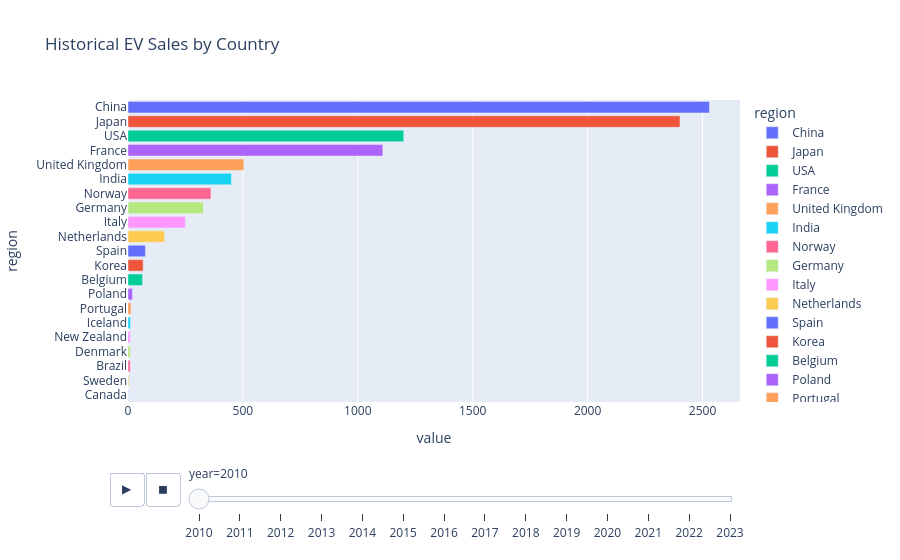

This figure's notebook cell:
### Markdown cell above
# EV sales for each country

### Code cell
import plotly.express as px

# df = pd.read_csv('IEA Global EV Data 2024.csv')
df = df[(df['parameter'] == 'EV sales') & (df['category'] == 'Historical')]
df = df[~df['region'].isin(['World', 'Europe', 'EU27', 'Rest of the world'])]
df = df.groupby(['region', 'year'])['value'].sum().reset_index()
df = df.sort_values(['year', 'value'], ascending=[True, False])

fig = px.bar(df, x='value', y='region', color='region',
             animation_frame='year', animation_group='region',
             orientation='h', title='Historical EV Sales by Country')
fig.update_layout(yaxis={'categoryorder': 'total ascending'})
fig.show()

### Figure 1 — Plotly figure (JSON) as saved in the notebook; plotly's stock layout.template omitted (floating-point values rounded to 4 significant figures)
{"data": [{"hovertemplate": "region=%{y}<br>year=2010<br>value=%{x}<extra></extra>", "ids": ["China"], "legendgroup": "China", "marker": {"color": "#636efa", "pattern": {"shape": ""}}, "name": "China", "orientation": "h", "showlegend": true, "textposition": "auto", "type": "bar", "x": [2530.0], "xaxis": "x", "y": ["China"], "yaxis": "y"}, {"hovertemplate": "region=%{y}<br>year=2010<br>value=%{x}<extra></extra>", "ids": ["Japan"], "legendgroup": "Japan", "marker": {"color": "#EF553B", "pattern": {"shape": ""}}, "name": "Japan", "orientation": "h", "showlegend": true, "textposition": "auto", "type": "bar", "x": [2402.0], "xaxis": "x", "y": ["Japan"], "yaxis": "y"}, {"hovertemplate": "region=%{y}<br>year=2010<br>value=%{x}<extra></extra>", "ids": ["USA"], "legendgroup": "USA", "marker": {"color": "#00cc96", "pattern": {"shape": ""}}, "name": "USA", "orientation": "h", "showlegend": true, "textposition": "auto", "type": "bar", "x": [1200.0], "xaxis": "x", "y": ["USA"], "yaxis": "y"}, {"hovertemplate": "region=%{y}<br>year=2010<br>value=%{x}<extra></extra>", "ids": ["France"], "legendgroup": "France", "marker": {"color": "#ab63fa", "pattern": {"shape": ""}}, "name": "France", "orientation": "h", "showlegend": true, "textposition": "auto", "type": "bar", "x": [1109.0], "xaxis": "x", "y": ["France"], "yaxis": "y"}, {"hovertemplate": "region=%{y}<br>year=2010<br>value=%{x}<extra></extra>", "ids": ["United Kingdom"], "legendgroup": "United Kingdom", "marker": {"color": "#FFA15A", "pattern": {"shape": ""}}, "name": "United Kingdom", "orientation": "h", "showlegend": true, "textposition": "auto", "type": "bar", "x": [504.0], "xaxis": "x", "y": ["United Kingdom"], "yaxis": "y"}, {"hovertemplate": "region=%{y}<br>year=2010<br>value=%{x}<extra></extra>", "ids": ["India"], "legendgroup": "India", "marker": {"color": "#19d3f3", "pattern": {"shape": ""}}, "name": "India", "orientation": "h", "showlegend": true, "textposition": "auto", "type": "bar", "x": [450.0], "xaxis": "x", "y": ["India"], "yaxis": "y"}, {"hovertemplate": "region=%{y}<br>year=2010<br>value=%{x}<extra></extra>", "ids": ["Norway"], "legendgroup": "Norway", "marker": {"color": "#FF6692", "pattern": {"shape": ""}}, "name": "Norway", "orientation": "h", "showlegend": true, "textposition": "auto", "type": "bar", "x": [361.0], "xaxis": "x", "y": ["Norway"], "yaxis": "y"}, {"hovertemplate": "region=%{y}<br>year=2010<br>value=%{x}<extra></extra>", "ids": ["Germany"], "legendgroup": "Germany", "marker": {"color": "#B6E880", "pattern": {"shape": ""}}, "name": "Germany", "orientation": "h", "showlegend": true, "textposition": "auto", "type": "bar", "x": [328.0], "xaxis": "x", "y": ["Germany"], "yaxis": "y"}, {"hovertemplate": "region=%{y}<br>year=2010<br>value=%{x}<extra></extra>", "ids": ["Italy"], "legendgroup": "Italy", "marker": {"color": "#FF97FF", "pattern": {"shape": ""}}, "name": "Italy", "orientation": "h", "showlegend": true, "textposition": "auto", "type": "bar", "x": [250.0], "xaxis": "x", "y": ["Italy"], "yaxis": "y"}, {"hovertemplate": "region=%{y}<br>year=2010<br>value=%{x}<extra></extra>", "ids": ["Netherlands"], "legendgroup": "Netherlands", "marker": {"color": "#FECB52", "pattern": {"shape": ""}}, "name": "Netherlands", "orientation": "h", "showlegend": true, "textposition": "auto", "type": "bar", "x": [159.0], "xaxis": "x", "y": ["Netherlands"], "yaxis": "y"}, {"hovertemplate": "region=%{y}<br>year=2010<br>value=%{x}<extra></extra>", "ids": ["Spain"], "legendgroup": "Spain", "marker": {"color": "#636efa", "pattern": {"shape": ""}}, "name": "Spain", "orientation": "h", "showlegend": true, "textposition": "auto", "type": "bar", "x": [76.0], "xaxis": "x", "y": ["Spain"], "yaxis": "y"}, {"hovertemplate": "region=%{y}<br>year=2010<br>value=%{x}<extra></extra>", "ids": ["Korea"], "legendgroup": "Korea", "marker": {"color": "#EF553B", "pattern": {"shape": ""}}, "name": "Korea", "orientation": "h", "showlegend": true, "textposition": "auto", "type": "bar", "x": [66.0], "xaxis": "x", "y": ["Korea"], "yaxis": "y"}, {"hovertemplate": "region=%{y}<br>year=2010<br>value=%{x}<extra></extra>", "ids": ["Belgium"], "legendgroup": "Belgium", "marker": {"color": "#00cc96", "pattern": {"shape": ""}}, "name": "Belgium", "orientation": "h", "showlegend": true, "textposition": "auto", "type": "bar", "x": [63.0], "xaxis": "x", "y": ["Belgium"], "yaxis": "y"}, {"hovertemplate": "region=%{y}<br>year=2010<br>value=%{x}<extra></extra>", "ids": ["Poland"], "legendgroup": "Poland", "marker": {"color": "#ab63fa", "pattern": {"shape": ""}}, "name": "Poland", "orientation": "h", "showlegend": true, "textposition": "auto", "type": "bar", "x": [19.0], "xaxis": "x", "y": ["Poland"], "yaxis": "y"}, {"hovertemplate": "region=%{y}<br>year=2010<br>value=%{x}<extra></extra>", "ids": ["Portugal"], "legendgroup": "Portugal", "marker": {"color": "#FFA15A", "pattern": {"shape": ""}}, "name": "Portugal", "orientation": "h", "showlegend": true, "textposition": "auto", "type": "bar", "x": [13.0], "xaxis": "x", "y": ["Portugal"], "yaxis": "y"}, {"hovertemplate": "region=%{y}<br>year=2010<br>value=%{x}<extra></extra>", "ids": ["Iceland"], "legendgroup": "Iceland", "marker": {"color": "#19d3f3", "pattern": {"shape": ""}}, "name": "Iceland", "orientation": "h", "showlegend": true, "textposition": "auto", "type": "bar", "x": [11.0], "xaxis": "x", "y": ["Iceland"], "yaxis": "y"}, {"hovertemplate": "region=%{y}<br>year=2010<br>value=%{x}<extra></extra>", "ids": ["Brazil"], "legendgroup": "Brazil", "marker": {"color": "#FF6692", "pattern": {"shape": ""}}, "name": "Brazil", "orientation": "h", "showlegend": true, "textposition": "auto", "type": "bar", "x": [10.0], "xaxis": "x", "y": ["Brazil"], "yaxis": "y"}, {"hovertemplate": "region=%{y}<br>year=2010<br>value=%{x}<extra></extra>", "ids": ["Denmark"], "legendgroup": "Denmark", "marker": {"color": "#B6E880", "pattern": {"shape": ""}}, "name": "Denmark", "orientation": "h", "showlegend": true, "textposition": "auto", "type": "bar", "x": [10.0], "xaxis": "x", "y": ["Denmark"], "yaxis": "y"}, {"hovertemplate": "region=%{y}<br>year=2010<br>value=%{x}<extra></extra>", "ids": ["New Zealand"], "legendgroup": "New Zealand", "marker": {"color": "#FF97FF", "pattern": {"shape": ""}}, "name": "New Zealand", "orientation": "h", "showlegend": true, "textposition": "auto", "type": "bar", "x": [10.0], "xaxis": "x", "y": ["New Zealand"], "yaxis": "y"}, {"hovertemplate": "region=%{y}<br>year=2010<br>value=%{x}<extra></extra>", "ids": ["Sweden"], "legendgroup": "Sweden", "marker": {"color": "#FECB52", "pattern": {"shape": ""}}, "name": "Sweden", "orientation": "h", "showlegend": true, "textposition": "auto", "type": "bar", "x": [4.0], "xaxis": "x", "y": ["Sweden"], "yaxis": "y"}, {"hovertemplate": "region=%{y}<br>year=2010<br>value=%{x}<extra></extra>", "ids": ["Canada"], "legendgroup": "Canada", "marker": {"color": "#636efa", "pattern": {"shape": ""}}, "name": "Canada", "orientation": "h", "showlegend": true, "textposition": "auto", "type": "bar", "x": [1.0], "xaxis": "x", "y": ["Canada"], "yaxis": "y"}], "layout": {"barmode": "relative", "legend": {"title": {"text": "region"}, "tracegroupgap": 0}, "sliders": [{"active": 0, "currentvalue": {"prefix": "year="}, "len": 0.9, "pad": {"b": 10, "t": 60}, "steps": [{"args": [["2010"], {"frame": {"duration": 0, "redraw": true}, "fromcurrent": true, "mode": "immediate", "transition": {"duration": 0, "easing": "linear"}}], "label": "2010", "method": "animate"}, {"args": [["2011"], {"frame": {"duration": 0, "redraw": true}, "fromcurrent": true, "mode": "immediate", "transition": {"duration": 0, "easing": "linear"}}], "label": "2011", "method": "animate"}, {"args": [["2012"], {"frame": {"duration": 0, "redraw": true}, "fromcurrent": true, "mode": "immediate", "transition": {"duration": 0, "easing": "linear"}}], "label": "2012", "method": "animate"}, {"args": [["2013"], {"frame": {"duration": 0, "redraw": true}, "fromcurrent": true, "mode": "immediate", "transition": {"duration": 0, "easing": "linear"}}], "label": "2013", "method": "animate"}, {"args": [["2014"], {"frame": {"duration": 0, "redraw": true}, "fromcurrent": true, "mode": "immediate", "transition": {"duration": 0, "easing": "linear"}}], "label": "2014", "method": "animate"}, {"args": [["2015"], {"frame": {"duration": 0, "redraw": true}, "fromcurrent": true, "mode": "immediate", "transition": {"duration": 0, "easing": "linear"}}], "label": "2015", "method": "animate"}, {"args": [["2016"], {"frame": {"duration": 0, "redraw": true}, "fromcurrent": true, "mode": "immediate", "transition": {"duration": 0, "easing": "linear"}}], "label": "2016", "method": "animate"}, {"args": [["2017"], {"frame": {"duration": 0, "redraw": true}, "fromcurrent": true, "mode": "immediate", "transition": {"duration": 0, "easing": "linear"}}], "label": "2017", "method": "animate"}, {"args": [["2018"], {"frame": {"duration": 0, "redraw": true}, "fromcurrent": true, "mode": "immediate", "transition": {"duration": 0, "easing": "linear"}}], "label": "2018", "method": "animate"}, {"args": [["2019"], {"frame": {"duration": 0, "redraw": true}, "fromcurrent": true, "mode": "immediate", "transition": {"duration": 0, "easing": "linear"}}], "label": "2019", "method": "animate"}, {"args": [["2020"], {"frame": {"duration": 0, "redraw": true}, "fromcurrent": true, "mode": "immediate", "transition": {"duration": 0, "easing": "linear"}}], "label": "2020", "method": "animate"}, {"args": [["2021"], {"frame": {"duration": 0, "redraw": true}, "fromcurrent": true, "mode": "immediate", "transition": {"duration": 0, "easing": "linear"}}], "label": "2021", "method": "animate"}, {"args": [["2022"], {"frame": {"duration": 0, "redraw": true}, "fromcurrent": true, "mode": "immediate", "transition": {"duration": 0, "easing": "linear"}}], "label": "2022", "method": "animate"}, {"args": [["2023"], {"frame": {"duration": 0, "redraw": true}, "fromcurrent": true, "mode": "immediate", "transition": {"duration": 0, "easing": "linear"}}], "label": "2023", "method": "animate"}], "x": 0.1, "xanchor": "left", "y": 0, "yanchor": "top"}], "title": {"text": "Historical EV Sales by Country"}, "updatemenus": [{"buttons": [{"args": [null, {"frame": {"duration": 500, "redraw": true}, "fromcurrent": true, "mode": "immediate", "transition": {"duration": 500, "easing": "linear"}}], "label": "&#9654;", "method": "animate"}, {"args": [[null], {"frame": {"duration": 0, "redraw": true}, "fromcurrent": true, "mode": "immediate", "transition": {"duration": 0, "easing": "linear"}}], "label": "&#9724;", "method": "animate"}], "direction": "left", "pad": {"r": 10, "t": 70}, "showactive": false, "type": "buttons", "x": 0.1, "xanchor": "right", "y": 0, "yanchor": "top"}], "xaxis": {"anchor": "y", "domain": [0, 1], "title": {"text": "value"}}, "yaxis": {"anchor": "x", "categoryarray": ["Cyprus", "Croatia", "Luxembourg", "United Arab Emirates", "Slovenia", "Seychelles", "Costa Rica", "Bulgaria", "Romania", "Latvia", "Estonia", "Lithuania", "Colombia", "Slovakia", "Hungary", "Czech Republic", "Ireland", "Greece", "South Africa", "Austria", "Turkiye", "Mexico", "Israel", "Chile", "Finland", "Australia", "Switzerland", "Canada", "Sweden", "New Zealand", "Denmark", "Brazil", "Iceland", "Portugal", "Poland", "Belgium", "Korea", "Spain", "Netherlands", "Italy", "Germany", "Norway", "India", "United Kingdom", "France", "USA", "Japan", "China"], "categoryorder": "total ascending", "domain": [0, 1], "title": {"text": "region"}}}}
